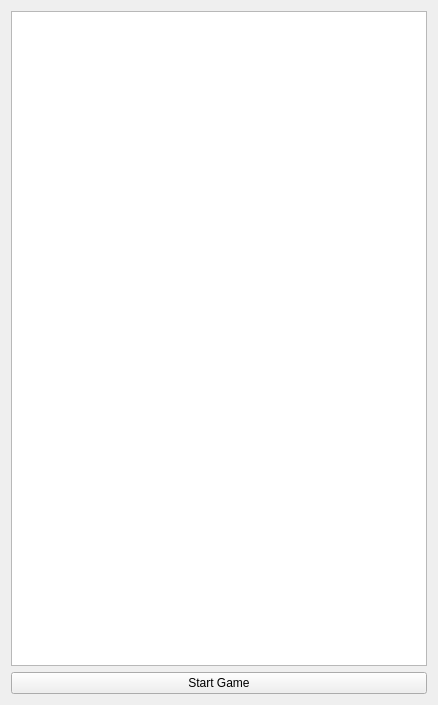
<?xml version="1.0" encoding="UTF-8"?>
<ui version="4.0">
 <class>Widget</class>
 <widget class="QWidget" name="Widget">
  <property name="geometry">
   <rect>
    <x>0</x>
    <y>0</y>
    <width>438</width>
    <height>705</height>
   </rect>
  </property>
  <property name="windowTitle">
   <string>Widget</string>
  </property>
  <layout class="QVBoxLayout" name="verticalLayout">
   <item>
    <widget class="QGraphicsView" name="graphicsView"/>
   </item>
   <item>
    <widget class="QPushButton" name="StartGameButton">
     <property name="text">
      <string>Start Game</string>
     </property>
    </widget>
   </item>
  </layout>
 </widget>
 <resources/>
 <connections/>
</ui>
